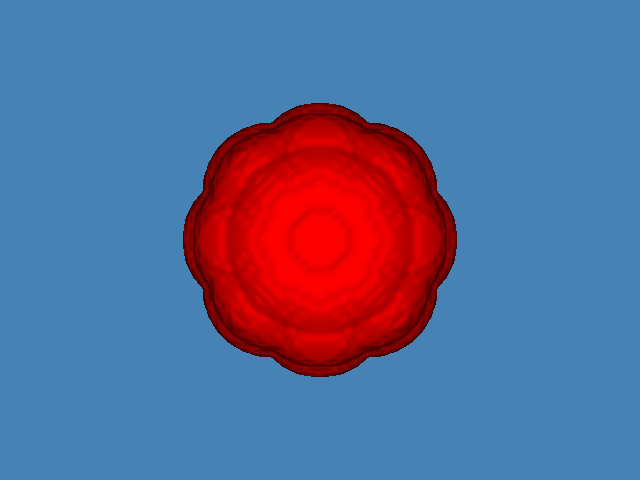

Reproduce this figure in Python.
#!/usr/bin/env python

# Splat sphere surface points into a volume with vtkGaussianSplatter
# and extract an iso-surface with vtkContourFilter.

# Factory overrides: importing these modules registers the OpenGL rendering
# and interaction style implementations for vtkRenderingCore factory classes.
import vtkmodules.vtkInteractionStyle  # noqa: F401
import vtkmodules.vtkRenderingOpenGL2  # noqa: F401
# VTK pipeline classes used in this example
from vtkmodules.vtkCommonDataModel import vtkPolyData
from vtkmodules.vtkFiltersCore import vtkContourFilter
from vtkmodules.vtkFiltersSources import vtkSphereSource
from vtkmodules.vtkImagingHybrid import vtkGaussianSplatter
from vtkmodules.vtkRenderingCore import (
    vtkActor,
    vtkPolyDataMapper,
    vtkRenderWindow,
    vtkRenderWindowInteractor,
    vtkRenderer,
)

# Colors (normalized RGB)
steel_blue_rgb = (0.275, 0.510, 0.706)

# Source: generate sphere surface points
sphere_source = vtkSphereSource()
sphere_source.Update()

polydata = vtkPolyData()
polydata.SetPoints(sphere_source.GetOutput().GetPoints())

# Filter: splat points into a 50x50x50 volume using Gaussian kernels
splatter = vtkGaussianSplatter()
splatter.SetInputData(polydata)
splatter.SetSampleDimensions(50, 50, 50)
splatter.SetRadius(0.5)
splatter.ScalarWarpingOff()

# Filter: extract an iso-surface from the splatted volume
contour_filter = vtkContourFilter()
contour_filter.SetInputConnection(splatter.GetOutputPort())
contour_filter.SetValue(0, 0.01)

# Mapper: map the iso-surface to graphics primitives
mapper = vtkPolyDataMapper()
mapper.SetInputConnection(contour_filter.GetOutputPort())

# Actor: assign the mapped geometry
actor = vtkActor()
actor.SetMapper(mapper)

# Renderer: assemble the scene
renderer = vtkRenderer()
renderer.AddActor(actor)
renderer.SetBackground(steel_blue_rgb)

# Render window: display the rendered scene
render_window = vtkRenderWindow()
render_window.AddRenderer(renderer)
render_window.SetWindowName("gaussian splat")
render_window.SetMultiSamples(0)
render_window.SetSize(640, 480)

# Interactor: handle mouse and keyboard events
render_window_interactor = vtkRenderWindowInteractor()
render_window_interactor.SetRenderWindow(render_window)

# Scene: configure the camera
renderer.ResetCamera()

# Start: launch the interactive visualization
render_window_interactor.Initialize()
render_window_interactor.Start()
